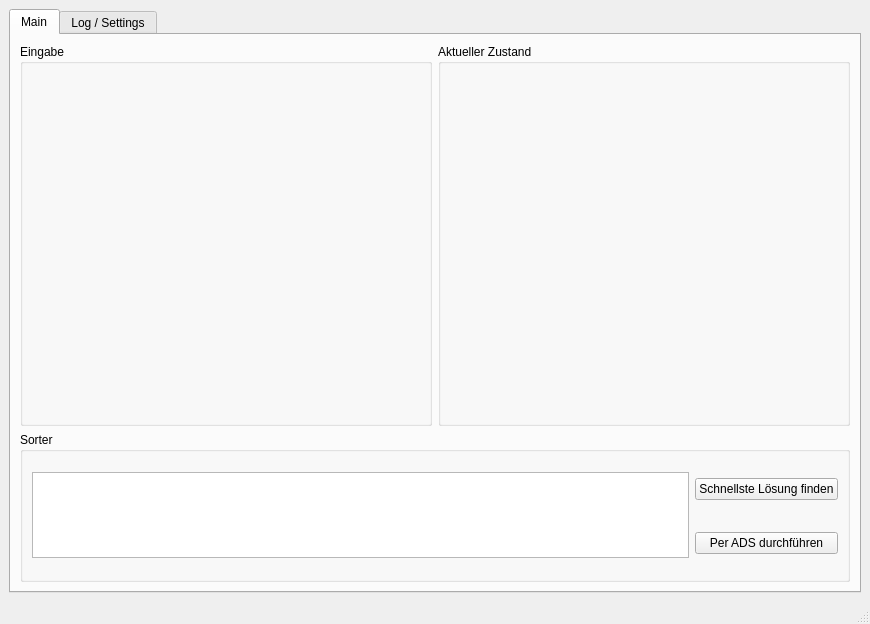
<?xml version="1.0" encoding="UTF-8"?>
<ui version="4.0">
 <class>MainWindow</class>
 <widget class="QMainWindow" name="MainWindow">
  <property name="geometry">
   <rect>
    <x>0</x>
    <y>0</y>
    <width>870</width>
    <height>624</height>
   </rect>
  </property>
  <property name="windowTitle">
   <string>MainWindow</string>
  </property>
  <widget class="QWidget" name="centralwidget">
   <layout class="QHBoxLayout" name="horizontalLayout">
    <item>
     <widget class="QTabWidget" name="tabWidget">
      <property name="currentIndex">
       <number>0</number>
      </property>
      <widget class="QWidget" name="mainTab">
       <attribute name="title">
        <string>Main</string>
       </attribute>
       <layout class="QGridLayout" name="gridLayout">
        <item row="0" column="0">
         <widget class="QGroupBox" name="gbInput">
          <property name="title">
           <string>Eingabe</string>
          </property>
          <layout class="QGridLayout" name="gridLayout_2"/>
         </widget>
        </item>
        <item row="1" column="0" colspan="2">
         <widget class="QGroupBox" name="gbSorter">
          <property name="maximumSize">
           <size>
            <width>16777215</width>
            <height>150</height>
           </size>
          </property>
          <property name="title">
           <string>Sorter</string>
          </property>
          <layout class="QGridLayout" name="gridLayout_4">
           <property name="topMargin">
            <number>4</number>
           </property>
           <property name="bottomMargin">
            <number>4</number>
           </property>
           <item row="0" column="0" rowspan="2">
            <widget class="QTextEdit" name="teInfo">
             <property name="readOnly">
              <bool>true</bool>
             </property>
            </widget>
           </item>
           <item row="0" column="1">
            <widget class="QPushButton" name="btnFindSolution">
             <property name="text">
              <string>Schnellste Lösung finden</string>
             </property>
            </widget>
           </item>
           <item row="1" column="1">
            <widget class="QPushButton" name="btnRunADS">
             <property name="text">
              <string>Per ADS durchführen</string>
             </property>
            </widget>
           </item>
          </layout>
         </widget>
        </item>
        <item row="0" column="1">
         <widget class="QGroupBox" name="gbState">
          <property name="title">
           <string>Aktueller Zustand</string>
          </property>
          <layout class="QGridLayout" name="gridLayout_3"/>
         </widget>
        </item>
       </layout>
      </widget>
      <widget class="QWidget" name="logTab">
       <attribute name="title">
        <string>Log / Settings</string>
       </attribute>
       <layout class="QVBoxLayout" name="verticalLayout_20">
        <item>
         <widget class="QGroupBox" name="groupBox_4">
          <property name="title">
           <string>Log</string>
          </property>
          <layout class="QHBoxLayout" name="horizontalLayout_2">
           <item>
            <widget class="QTextEdit" name="teLog">
             <property name="readOnly">
              <bool>true</bool>
             </property>
            </widget>
           </item>
          </layout>
         </widget>
        </item>
        <item>
         <widget class="QGroupBox" name="groupBox_5">
          <property name="title">
           <string>Settings</string>
          </property>
          <layout class="QVBoxLayout" name="verticalLayout_22">
           <item>
            <widget class="QWidget" name="widget_19" native="true">
             <property name="maximumSize">
              <size>
               <width>400</width>
               <height>16777215</height>
              </size>
             </property>
             <layout class="QVBoxLayout" name="verticalLayout_21">
              <property name="leftMargin">
               <number>0</number>
              </property>
              <property name="topMargin">
               <number>0</number>
              </property>
              <property name="rightMargin">
               <number>0</number>
              </property>
              <property name="bottomMargin">
               <number>0</number>
              </property>
              <item>
               <layout class="QFormLayout" name="formLayout">
                <item row="1" column="0">
                 <widget class="QLabel" name="label_20">
                  <property name="text">
                   <string>TwinCAT-Adresse: </string>
                  </property>
                 </widget>
                </item>
                <item row="2" column="0">
                 <widget class="QLabel" name="label_21">
                  <property name="text">
                   <string>Breite:</string>
                  </property>
                 </widget>
                </item>
                <item row="2" column="1">
                 <layout class="QHBoxLayout" name="horizontalLayout_3">
                  <item>
                   <widget class="QLineEdit" name="leWidth">
                    <property name="maximumSize">
                     <size>
                      <width>100</width>
                      <height>16777215</height>
                     </size>
                    </property>
                    <property name="inputMask">
                     <string>90</string>
                    </property>
                   </widget>
                  </item>
                  <item>
                   <widget class="QLabel" name="label_22">
                    <property name="text">
                     <string>Höhe:</string>
                    </property>
                   </widget>
                  </item>
                  <item>
                   <widget class="QLineEdit" name="leHeight">
                    <property name="maximumSize">
                     <size>
                      <width>100</width>
                      <height>16777215</height>
                     </size>
                    </property>
                    <property name="inputMask">
                     <string>90</string>
                    </property>
                   </widget>
                  </item>
                  <item>
                   <spacer name="horizontalSpacer_2">
                    <property name="orientation">
                     <enum>Qt::Horizontal</enum>
                    </property>
                    <property name="sizeHint" stdset="0">
                     <size>
                      <width>40</width>
                      <height>20</height>
                     </size>
                    </property>
                   </spacer>
                  </item>
                 </layout>
                </item>
                <item row="1" column="1">
                 <layout class="QHBoxLayout" name="horizontalLayout_5">
                  <item>
                   <widget class="QLineEdit" name="leTCAddr">
                    <property name="inputMask">
                     <string>900.900.900.900.900.900</string>
                    </property>
                   </widget>
                  </item>
                  <item>
                   <widget class="QLabel" name="label">
                    <property name="text">
                     <string>Port:</string>
                    </property>
                   </widget>
                  </item>
                  <item>
                   <widget class="QLineEdit" name="leTCPort">
                    <property name="maximumSize">
                     <size>
                      <width>50</width>
                      <height>16777215</height>
                     </size>
                    </property>
                    <property name="inputMask">
                     <string>99999</string>
                    </property>
                   </widget>
                  </item>
                 </layout>
                </item>
               </layout>
              </item>
              <item>
               <layout class="QHBoxLayout" name="horizontalLayout_4">
                <item>
                 <spacer name="horizontalSpacer">
                  <property name="orientation">
                   <enum>Qt::Horizontal</enum>
                  </property>
                  <property name="sizeHint" stdset="0">
                   <size>
                    <width>40</width>
                    <height>20</height>
                   </size>
                  </property>
                 </spacer>
                </item>
                <item>
                 <widget class="QPushButton" name="btnSetConfig">
                  <property name="text">
                   <string>Set</string>
                  </property>
                 </widget>
                </item>
                <item>
                 <widget class="QPushButton" name="btnTestADS">
                  <property name="text">
                   <string>Test ADS</string>
                  </property>
                 </widget>
                </item>
               </layout>
              </item>
             </layout>
            </widget>
           </item>
          </layout>
         </widget>
        </item>
       </layout>
      </widget>
     </widget>
    </item>
   </layout>
  </widget>
  <widget class="QMenuBar" name="menubar">
   <property name="geometry">
    <rect>
     <x>0</x>
     <y>0</y>
     <width>870</width>
     <height>22</height>
    </rect>
   </property>
  </widget>
  <widget class="QStatusBar" name="statusbar"/>
 </widget>
 <resources/>
 <connections/>
</ui>
